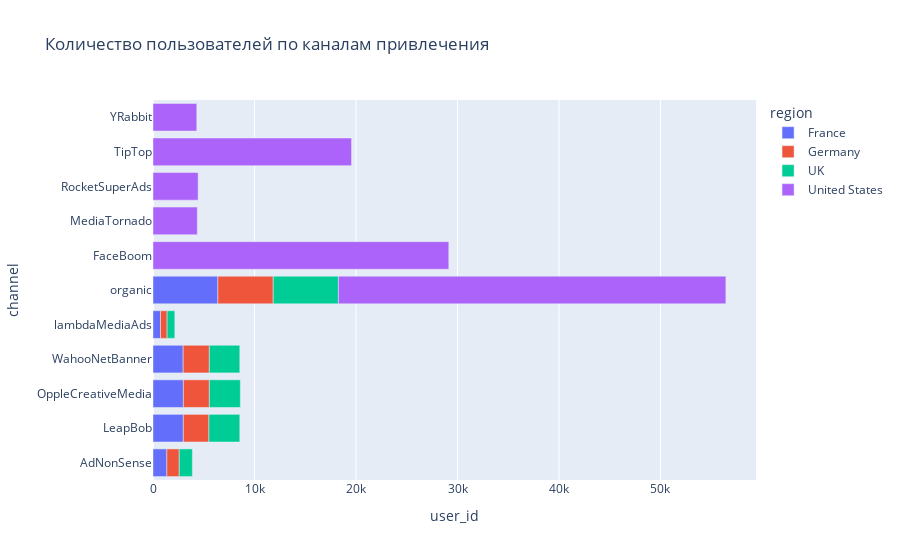

The code cell stored with this chart in its notebook:
### Code cell
px.bar(profiles.groupby(['region', 'channel']).agg({'user_id': 'nunique'}).reset_index(),
       y='channel', x='user_id', orientation='h',
       color='region', title='Количество пользователей по каналам привлечения')

### Figure 1 — Plotly figure (JSON) as saved in the notebook; plotly's stock layout.template omitted (floating-point values rounded to 4 significant figures)
{"data": [{"alignmentgroup": "True", "hovertemplate": "region=France<br>user_id=%{x}<br>channel=%{y}<extra></extra>", "legendgroup": "France", "marker": {"color": "#636efa", "pattern": {"shape": ""}}, "name": "France", "offsetgroup": "France", "orientation": "h", "showlegend": true, "textposition": "auto", "type": "bar", "x": [1366, 2988, 2991, 2971, 742, 6392], "xaxis": "x", "y": ["AdNonSense", "LeapBob", "OppleCreativeMedia", "WahooNetBanner", "lambdaMediaAds", "organic"], "yaxis": "y"}, {"alignmentgroup": "True", "hovertemplate": "region=Germany<br>user_id=%{x}<br>channel=%{y}<extra></extra>", "legendgroup": "Germany", "marker": {"color": "#EF553B", "pattern": {"shape": ""}}, "name": "Germany", "offsetgroup": "Germany", "orientation": "h", "showlegend": true, "textposition": "auto", "type": "bar", "x": [1219, 2519, 2562, 2579, 649, 5453], "xaxis": "x", "y": ["AdNonSense", "LeapBob", "OppleCreativeMedia", "WahooNetBanner", "lambdaMediaAds", "organic"], "yaxis": "y"}, {"alignmentgroup": "True", "hovertemplate": "region=UK<br>user_id=%{x}<br>channel=%{y}<extra></extra>", "legendgroup": "UK", "marker": {"color": "#00cc96", "pattern": {"shape": ""}}, "name": "UK", "offsetgroup": "UK", "orientation": "h", "showlegend": true, "textposition": "auto", "type": "bar", "x": [1295, 3046, 3052, 3003, 758, 6421], "xaxis": "x", "y": ["AdNonSense", "LeapBob", "OppleCreativeMedia", "WahooNetBanner", "lambdaMediaAds", "organic"], "yaxis": "y"}, {"alignmentgroup": "True", "hovertemplate": "region=United States<br>user_id=%{x}<br>channel=%{y}<extra></extra>", "legendgroup": "United States", "marker": {"color": "#ab63fa", "pattern": {"shape": ""}}, "name": "United States", "offsetgroup": "United States", "orientation": "h", "showlegend": true, "textposition": "auto", "type": "bar", "x": [29144, 4364, 4448, 19561, 4312, 38173], "xaxis": "x", "y": ["FaceBoom", "MediaTornado", "RocketSuperAds", "TipTop", "YRabbit", "organic"], "yaxis": "y"}], "layout": {"barmode": "relative", "legend": {"title": {"text": "region"}, "tracegroupgap": 0}, "title": {"text": "Количество пользователей по каналам привлечения"}, "xaxis": {"anchor": "y", "domain": [0, 1], "title": {"text": "user_id"}}, "yaxis": {"anchor": "x", "domain": [0, 1], "title": {"text": "channel"}}}}
